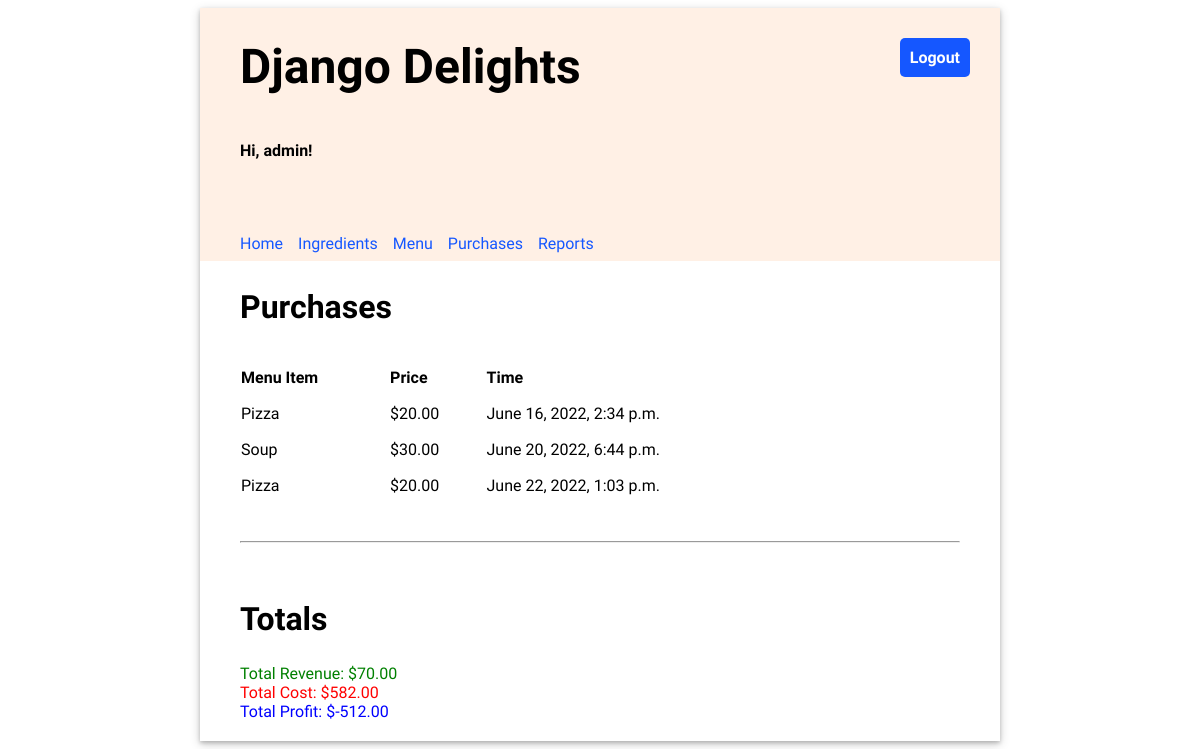
The app's page /reports/ (signed in) with its own data.
### inventory/models.py (models this page shows, shortened)
class Purchase(models.Model):
    id = models.AutoField(primary_key=True)
    menu_item = models.ForeignKey(MenuItem, on_delete=models.CASCADE)
    timestamp = models.DateTimeField(auto_now_add=True)

class MenuItem(models.Model):
    id = models.AutoField(primary_key=True)
    title = models.CharField(max_length=200, unique=True)
    price = models.FloatField(default=0.00)

### inventory/views.py (the view)
# urls.py: path('reports/', views.ReportView.as_view(), name="reports"),
class ReportView(LoginRequiredMixin, generic.TemplateView):
    template_name = "inventory/reports.html"
    def get_context_data(self, **kwargs):
        context = super().get_context_data(**kwargs)
        context["purchases"] = Purchase.objects.all()
        revenue = Purchase.objects.aggregate(
            revenue=Sum("menu_item__price"))["revenue"]
        total_cost = 0
        for purchase in Purchase.objects.all():
            for recipe_requirement in purchase.menu_item.reciperequirement_set.all():
                total_cost += float(recipe_requirement.ingredient.price_per_unit) * \
                    float(recipe_requirement.quantity)
        context["revenue"] = revenue
        context["total_cost"] = total_cost
        context["profit"] = float(revenue) - float(total_cost)
        return context

### templates/inventory/reports.html (shortened to what this page needs)
{% extends '../base.html' %}
{% load static %}
{% block content %}
    <h2>Purchases</h2>
    <table class="inventory-table">
        <thead>
            <tr>
                <th>Menu Item</th>
                <th>Price</th>
                <th>Time</th>
            </tr>
        </thead>
        <tbody>
        {% for purchase in purchases %}
            <tr>
                <td>{{ purchase.menu_item.title }}</td>
                <td >${{ purchase.menu_item.price|stringformat:".2f" }}</td>
                <td>{{ purchase.timestamp }}</td>
            </tr>
        {% endfor %}
        </tbody>
    </table>
    <hr/>
    <h2>Totals</h2>
    <div style="color: green;">Total Revenue: ${{ revenue|stringformat:".2f" }}</div>
    <div style="color: red;">Total Cost: ${{ total_cost|stringformat:".2f" }}</div>
    <div style="color: blue;">Total Profit: ${{ profit|stringformat:".2f" }}</div>
{% endblock %}

### templates/base.html (shortened to what this page needs)
<!DOCTYPE html>
{% load static %}
<html>
<head>
  <link rel="stylesheet" type="text/css" href="{% static 'css/inventory/style.css' %}" />
</head>
<body>
  <div class="app">
  <header>
    <div class="header-first-row">
      <h1 class="title">Django Delights</h1>
      {% if user.is_authenticated %}
      <a class="logout" href="/logout">Logout</a>
      {% endif %}
    </div>
    {% if user.is_authenticated %}
      <p>Hi, {{ user.username }}!</p>
      <nav class="navbar">
        {% url 'home' as home_url %}
        {% url 'ingredients' as ingredients_url %}
        {% url 'menu' as menu_url %}
        {% url 'purchases' as purchases_url %}
        {% url 'reports' as reports_url %}
        <a class="nav-item{% if request.path == home_url %} current-page{% endif %}" href="{% url 'inventory:home' %}">Home</a>
        <a class="nav-item{% if request.path == ingredients_url %} current-page{% endif %}" href="{% url 'inventory:ingredients' %}">Ingredients</a>
        <a class="nav-item{% if request.path == menu_url %} current-page{% endif %}" href="{% url 'inventory:menu' %}">Menu</a>
        <a class="nav-item{% if request.path == purchases_url %} current-page{% endif %}" href="{% url 'inventory:purchases' %}">Purchases</a>
        <a class="nav-item{% if request.path == reports_url %} current-page{% endif %}" href="{% url 'inventory:reports' %}">Reports</a>
      </nav>
    {% endif %}
  </header>
  <main>
    {% block content %}{% endblock %}
  </main>
  </div>
</body>
</html>

### static/css/inventory/style.css (style rules this page uses)
body { font-family: 'Oxygen', sans-serif; }
hr { margin: 30px 0; }
header { background-color: #FFF0E5; min-height: 200px; display: flex; align-items: center; flex-direction: column; align-items: flex-start; padding-left: 40px; }
main { display: flex; flex-direction: column; padding: 0 40px 20px 40px; justify-content: center; }
main h2 { font-size: 2em; }
.app { min-width: 800px; max-width: 60%; margin: 0 auto; box-shadow: 0 2px 4px 0 rgba(0, 0, 0, 0.2), 0 3px 10px 0 rgba(0, 0, 0, 0.19); }
.title { font-size: 3em; padding: 30px 0; margin: auto 0; }
header p { font-weight: bold; }
.navbar { margin-top: 50px; display: flex; width: 100%; }
.navbar a { text-decoration: none; padding: 8px 0; color: #1557FF; margin-right: 15px; }
main table { text-align: left; border-collapse: separate; border-spacing: 0 15px; width: 80%; }
.header-first-row { width: 100%; display: flex; justify-content: space-between; }
.logout { height: max-content; text-align: center; text-decoration: none; border: 0px; background-color: #1557FF; border-radius: 5px; color: white; padding: 10px; font-weight: bold; margin: 30px; font-size: 1em; }
a { text-decoration: none; color: #1557FF; }

### records on screen
Purchase: menu_item "Pizza", menu_item.price "20.00", timestamp "June 16, 2022, 2:34 p.m."
Purchase: menu_item "Soup", menu_item.price "30.00", timestamp "June 20, 2022, 6:44 p.m."
Purchase: menu_item "Pizza", menu_item.price "20.00", timestamp "June 22, 2022, 1:03 p.m."

### other values on screen
{{ user.username }} "admin"
{{ revenue|stringformat:".2f" }} "70.00"
{{ total_cost|stringformat:".2f" }} "582.00"
{{ profit|stringformat:".2f" }} "-512.00"
